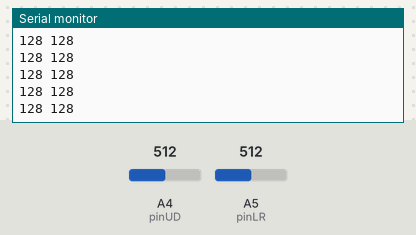
Simulated run of this sketch. Board: Arduino Uno, built with avr-gcc and run on an emulated ATmega328P. On the bench: the last lines printed to the serial monitor. Inputs (shaded band) come from the test bench; at power-on: A4 (pinUD) = 512, A5 (pinLR) = 512.

Above: at 6.2 s.
6.3 s: A4 (pinUD) set to 418
At 7.1 s:
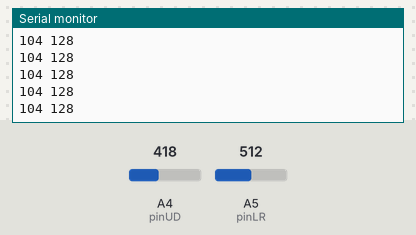
7.8 s: A4 (pinUD) set to 387
At 8.9 s:
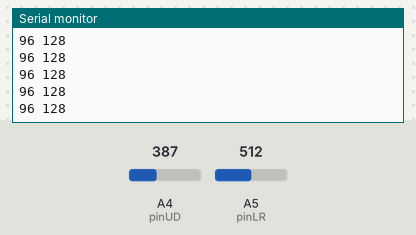
10.8 s: A5 (pinLR) set to 411
At 11.3 s:
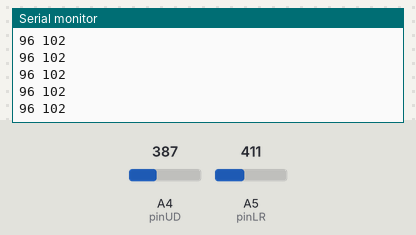
12.3 s: A5 (pinLR) set to 391
At 12.9 s:
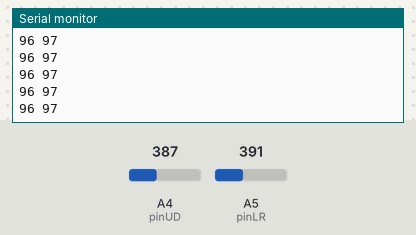
Timing chart, 0 to 15.3 s (numbered marks = the images above; inputs shaded):
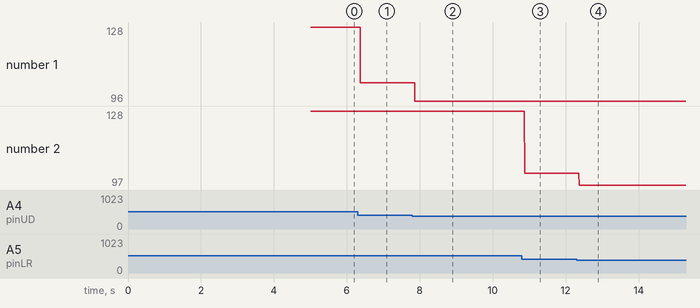

Measured:
- after the input at 6.3 s, the serial monitor: prints a new line after 0.07 s (image 1)
- after the input at 7.8 s, the serial monitor: prints a new line after 0.07 s (image 2)
- after the input at 10.8 s, the serial monitor: prints a new line after 0.07 s (image 3)
- after the input at 12.3 s, the serial monitor: prints a new line after 0.07 s (image 4)
- plotted number 1: 128 → 104 after the input at 6.3 s, 104 → 96 after the input at 7.8 s
- plotted number 2: 128 → 102 after the input at 10.8 s, 102 → 97 after the input at 12.3 s

The sketch:

remote.ino
```cpp
#define pinUD 4
#define pinLR 5
#define pinButton 2
#define pinBTRX 10
#define pinBTTX 11

#define BLUETOOTH_SPEED 57600
#include <SoftwareSerial.h>
SoftwareSerial serialBT(pinBTTX, pinBTRX);

uint8_t stateUD = 0;
uint8_t stateLR = 0;
int stateButton = 0;
String command = "";

void setup() {
  // Joystick
  pinMode(pinButton,INPUT);

  Serial.begin(9600);
  serialBT.begin(BLUETOOTH_SPEED);
  delay(1000);

  // Should respond with OK
  serialBT.print("AT");
  waitForResponse();

  // Set pin to 5438
  serialBT.print("AT+PIN5438");
  waitForResponse();

  // Set the name to 'Remote'
  serialBT.print("AT+NAME");
  serialBT.print("Remote");
  waitForResponse();

  // Set baudrate to 57600
  serialBT.print("AT+BAUD7");
  waitForResponse();
}

void waitForResponse() {
    delay(1000);
    while (serialBT.available()) {
      Serial.write(serialBT.read());
    }
    Serial.write("\n");
}

void loop() {
  // Process local sensor inputs
  stateUD = analogRead(pinUD) / 4;
  stateLR = analogRead(pinLR) / 4;
  Serial.print(stateUD);
  Serial.print(' ');
  Serial.println(stateLR);

//  // Receive Bluetooth data
//  if (serialBT.available()) {
//    while(serialBT.available()) {
//      command += (char)serialBT.read();
//    }
//    Serial.println(command);
//    command = "";
//  }

  // Send Bluetooth data
  serialBT.write(stateUD);
  serialBT.write(stateLR);

  /* Receiving code:
  byte UD1 = Serial.read();
  byte UD2 = Serial.read();
  byte LR1 = Serial.read();
  byte LR2 = Serial.read();

  int stateUD = UD1 * 256 + UD2;
  int stateLR = LR1 * 256 + LR2;
  */
}
```
